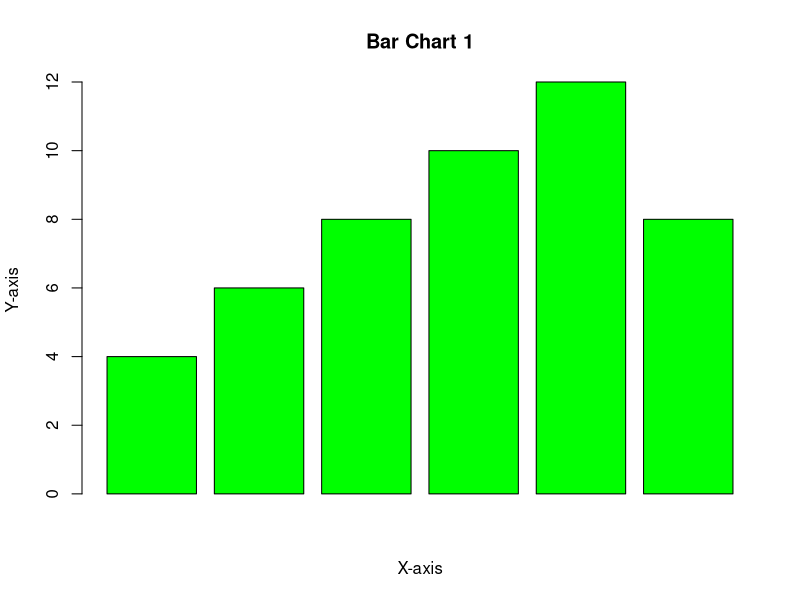
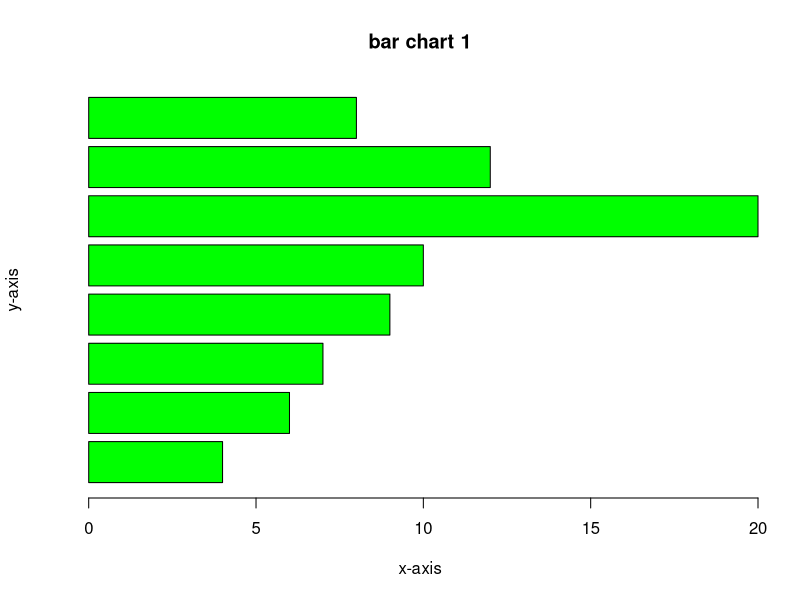
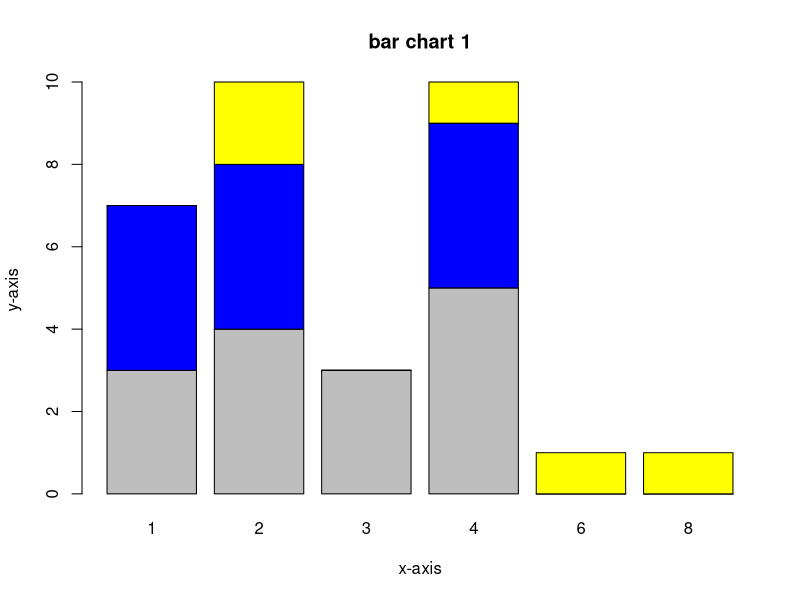
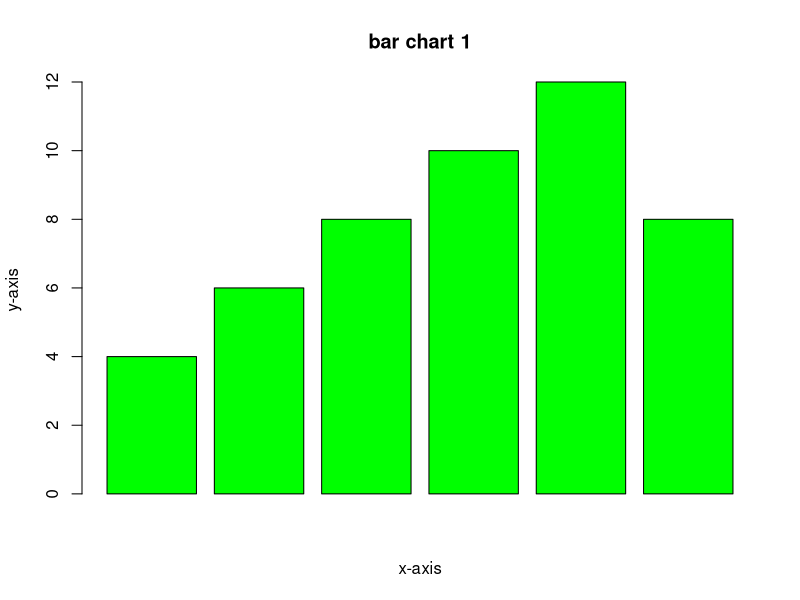

Here is the R script that generated these plots, in order:
# Gráfico de barras e histograma
data <- c(4,6,8,10,12,8)
barplot(data,xlab = "X-axis",ylab = "Y-axis",main = "Bar Chart 1", col = "green")

# Exportar el grafico como imagen
png(filename = "barchart.png", width = 800, height = 600)
barplot(data, xlab="x-axis", ylab="y-axis", main="bar chart 1", col="green")
dev.off()

# Grafica de barras horizontal
data <- c(4, 6, 7, 9, 10, 20, 12, 8)
barplot(data, xlab="x-axis", ylab="y-axis", main="bar chart 1",col = "green",horiz = TRUE)

# Diagrama de barras apiladas
data("mtcars")
data<-table(mtcars$gear,mtcars$carb)
data

barplot(data, xlab="x-axis", ylab="y-axis", main="bar chart 1", col=c("grey", "blue", "yellow"))
